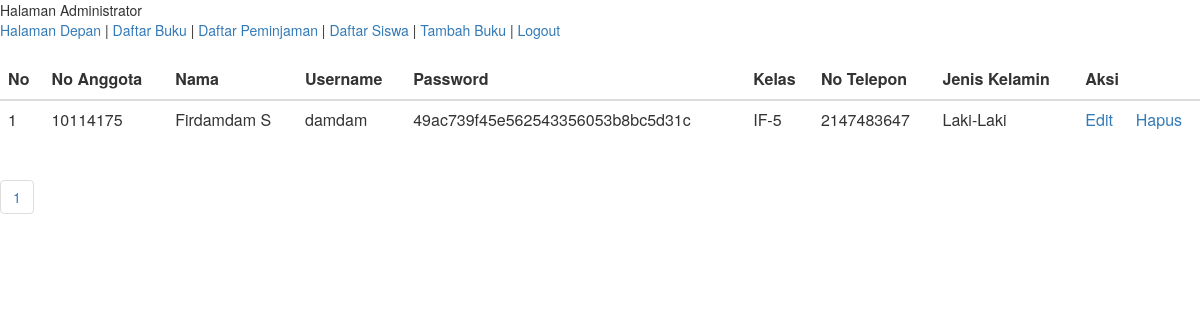
The app's page /admin/lihat_siswa.php with its own data.
### tables this page shows
CREATE TABLE `siswa` (
  `id_siswa` int(10) NOT NULL,
  `no_anggota` int(15) NOT NULL,
  `nama` varchar(255) NOT NULL,
  `username` varchar(255) NOT NULL,
  `password` varchar(255) NOT NULL,
  `kelas` varchar(255) NOT NULL,
  `no_tlp` int(15) NOT NULL,
  `jenis_kelamin` varchar(10) NOT NULL
);

### admin/lihat_siswa.php (the view, shortened to what this page needs)
<html>
<head>
    <?php
    include "../include/header.php";
    ?>
</head>
<body>
    Halaman Administrator
    <fieldset>
            <?php
                include "../include/adm_link.php";
            ?>
    </fieldset>
    <br/>
    <div class="table-responsive">
        <table class="table">
            <thead>
               <tr>
                    <th>No</th>
                    <th>No Anggota</th>
                    <th>Nama</th>
                    <th>Username</th>
                    <th>Password</th>
                    <th>Kelas</th>
                    <th>No Telepon</th>
                    <th>Jenis Kelamin</th>
                    <th colspan="2">Aksi</th>
                </tr>
            </thead>
            <tbody>
            <?php
            $halaman = @$_GET['halaman'];
            if(empty($halaman)){
                $posisi  = 0;
            }else{
                $posisi = ($halaman-1) * 5;
            }
            $i = $posisi + 1;
            $sql = mysql_query("SELECT * FROM siswa LIMIT $posisi,5");
            while($hasil = mysql_fetch_array($sql)){
            ?>
            <tr>
                <td><?php echo $i; ?></td>
                <td><?php echo $hasil['no_anggota']; ?></td>
                <td><?php echo $hasil['nama']; ?></td>
                <td><?php echo $hasil['username']; ?></td>
                <td><?php echo $hasil['password']; ?></td>
                <td><?php echo $hasil['kelas']; ?></td>
                <td><?php echo $hasil['no_tlp']; ?></td>
                <td><?php echo $hasil['jenis_kelamin']; ?></td>
                <td><a href="lihat_siswa.php?edit=<?php echo $hasil['id_siswa']; ?>
                       &no_anggota=<?php echo $hasil['no_anggota']; ?>
                       &nama=<?php echo $hasil['nama']; ?>
                       &username=<?php echo $hasil['username']; ?>
                       &password=<?php echo $hasil['password']; ?>
                       &kelas=<?php echo $hasil['kelas']; ?>
                       &no_tlp=<?php echo $hasil['no_tlp']; ?>
                       &jenis_kelamin=<?php echo $hasil['jenis_kelamin']; ?>">Edit</a></td>
                <td><a href="lihat_siswa.php?hapus=<?php echo $hasil['id_siswa']; ?>">Hapus</a></td>
            </tr>
            <?php
            $i++;
            }
            ?>
            </tbody>
        </table>
        <ul class="pagination">
        <?php
        $res    = mysql_query("SELECT * FROM siswa");
        $hitung = mysql_num_rows($res);
        $jum    = $hitung/5;
        $jumlah = ceil($jum);
        for($i=1; $i<=$jumlah; $i++){
            echo "<li><a href='dafbuk.php?halaman=$i'>".$i."</a></li>";
        }
        ?>
        </ul>
    </div>
</body>
</html>

### css/style.css (style rules this page uses)
body { margin: 0; padding: 0; }

### records on screen
siswa: no_anggota "10114175", nama "Firdamdam S", username "damdam", password "49ac739f45e562543356053b8bc5d31c", kelas "IF-5", no_tlp "2147483647", jenis_kelamin "Laki-Laki"
